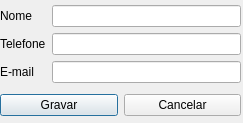
<?xml version="1.0" encoding="UTF-8"?>
<ui version="4.0">
 <class>fm_contatos</class>
 <widget class="QDialog" name="fm_contatos">
  <property name="geometry">
   <rect>
    <x>0</x>
    <y>0</y>
    <width>243</width>
    <height>123</height>
   </rect>
  </property>
  <property name="windowTitle">
   <string>Dialog</string>
  </property>
  <widget class="QWidget" name="">
   <property name="geometry">
    <rect>
     <x>0</x>
     <y>0</y>
     <width>241</width>
     <height>121</height>
    </rect>
   </property>
   <layout class="QVBoxLayout" name="verticalLayout_3">
    <item>
     <layout class="QHBoxLayout" name="horizontalLayout_2">
      <item>
       <layout class="QVBoxLayout" name="verticalLayout">
        <item>
         <widget class="QLabel" name="label">
          <property name="text">
           <string>Nome</string>
          </property>
         </widget>
        </item>
        <item>
         <widget class="QLabel" name="label_2">
          <property name="text">
           <string>Telefone</string>
          </property>
         </widget>
        </item>
        <item>
         <widget class="QLabel" name="label_3">
          <property name="text">
           <string>E-mail</string>
          </property>
         </widget>
        </item>
       </layout>
      </item>
      <item>
       <layout class="QVBoxLayout" name="verticalLayout_2">
        <item>
         <widget class="QLineEdit" name="lineEditNome"/>
        </item>
        <item>
         <widget class="QLineEdit" name="lineEditTelefone"/>
        </item>
        <item>
         <widget class="QLineEdit" name="lineEditEmail"/>
        </item>
       </layout>
      </item>
     </layout>
    </item>
    <item>
     <layout class="QHBoxLayout" name="horizontalLayout">
      <item>
       <widget class="QPushButton" name="pushButtonGravar">
        <property name="text">
         <string>Gravar</string>
        </property>
       </widget>
      </item>
      <item>
       <widget class="QPushButton" name="pushButtonCancelar">
        <property name="text">
         <string>Cancelar</string>
        </property>
       </widget>
      </item>
     </layout>
    </item>
   </layout>
  </widget>
 </widget>
 <resources/>
 <connections/>
</ui>
